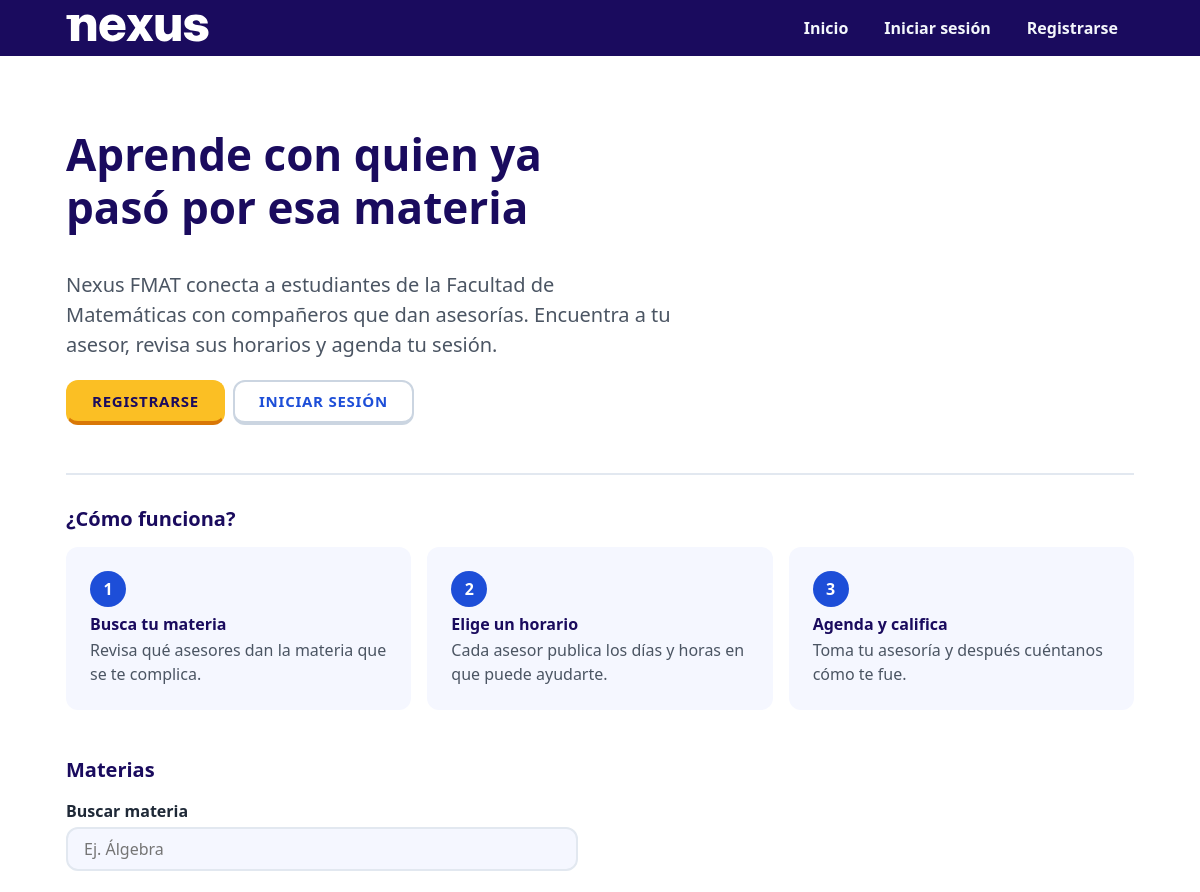
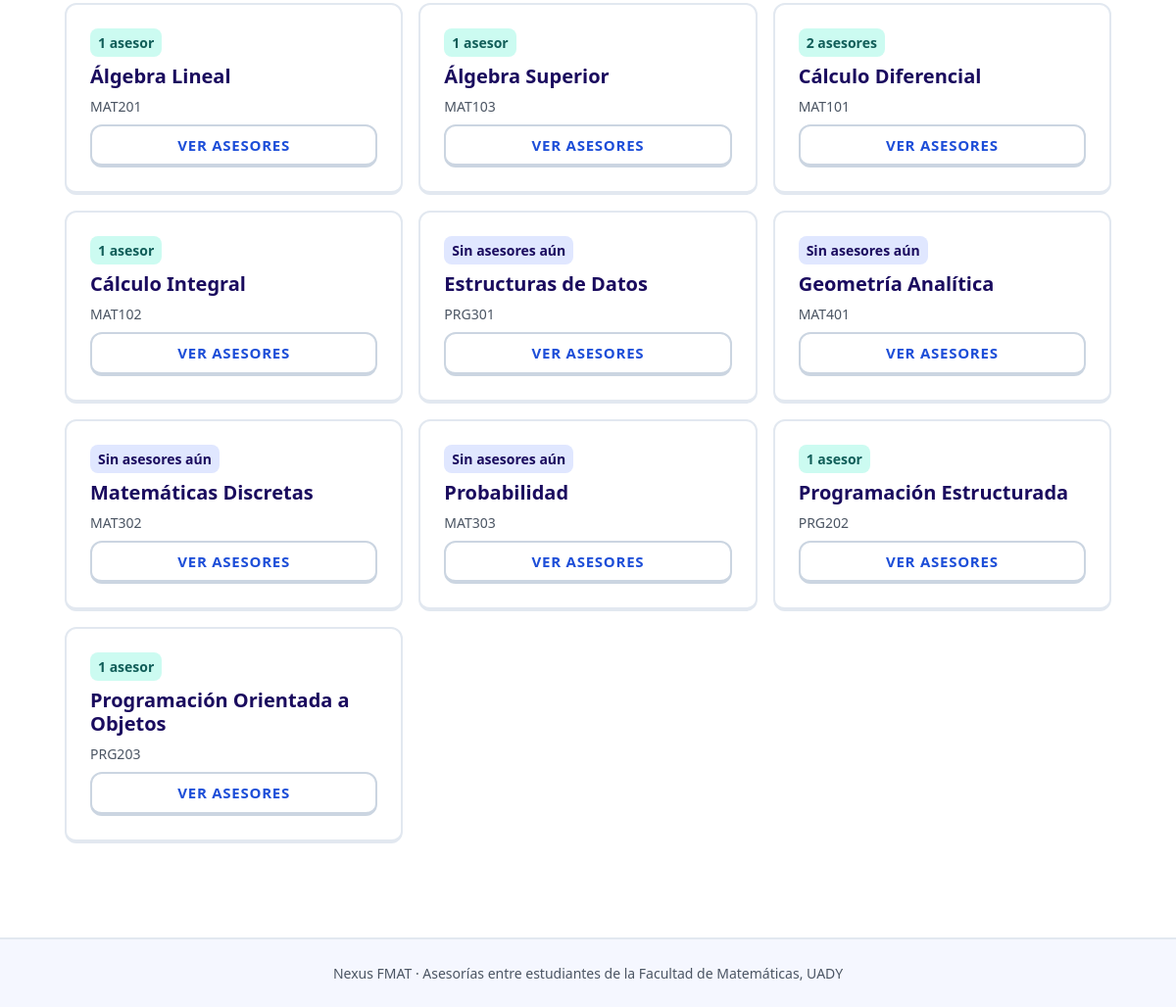
The page / on the database its author committed (2 pictures, top to bottom).
### tables this page shows
CREATE TABLE materias (
  id INT UNSIGNED NOT NULL AUTO_INCREMENT,
  clave VARCHAR(50) NOT NULL,
  nombre VARCHAR(100) NOT NULL,
  activa TINYINT(1) NOT NULL DEFAULT 1,
  PRIMARY KEY (id),
  UNIQUE KEY uq_materias_clave (clave)
);

### public/index.php (called while the page is built, shortened)
<?php
vista('index', [
    'titulo' => 'Inicio',
    'usuario' => usuarioActual(),
    'materias' => Materia::conNumeroAsesores(),
]);

### app/includes/db.php (called while the page is built, shortened)
<?php
function db(): PDO
{
    static $pdo = null;
    try {
        $pdo = new PDO(
            'mysql:host=' . DB_HOST . ';dbname=' . DB_NAME . ';charset=utf8mb4',
            DB_USER,
            DB_PASS,
            [
                PDO::ATTR_ERRMODE => PDO::ERRMODE_EXCEPTION,
                PDO::ATTR_DEFAULT_FETCH_MODE => PDO::FETCH_ASSOC,
                PDO::ATTR_EMULATE_PREPARES => false,
            ]
        );
    } catch (PDOException $ex) {
        error_log('Nexus FMAT · error de conexión a la BD: ' . $ex->getMessage());
        abortar(500, 'No se pudo conectar con la base de datos. Intenta más tarde.');
    }
    return $pdo;
}

### app/models/Materia.php (called while the page is built, shortened)
<?php
class Materia
{
    public static function conNumeroAsesores(): array
    {
        $stmt = db()->query(
            'SELECT m.id, m.clave, m.nombre, COUNT(u.id) AS cantidad_asesores
               FROM materias m
               LEFT JOIN asesor_materia am ON am.materia_id = m.id
               LEFT JOIN usuarios u ON u.id = am.asesor_id AND u.activo = 1
              WHERE m.activa = 1
              GROUP BY m.id, m.clave, m.nombre
              ORDER BY m.nombre'
        );
        return $stmt->fetchAll();
    }
}

### app/views/index.php (the view, shortened to what this page needs)
<section class="portada">
    <h1 class="portada-titulo">Aprende con quien ya pasó por esa materia</h1>
    <p class="portada-texto">
        Nexus FMAT conecta a estudiantes de la Facultad de Matemáticas con compañeros
        que dan asesorías. Encuentra a tu asesor, revisa sus horarios y agenda tu sesión.
    </p>
    <div class="acciones">
        <?php if ($usuario === null): ?>
            <a class="boton boton-destacado" href="<?= e(url('registro.php')) ?>">Registrarse</a>
            <a class="boton boton-secundario" href="<?= e(url('login.php')) ?>">Iniciar sesión</a>
        <?php else: ?>
            <a class="boton boton-destacado" href="<?= e(url('panel.php')) ?>">Ir al panel</a>
        <?php endif; ?>
    </div>
</section>
<section class="seccion" aria-labelledby="titulo-pasos">
    <h2 id="titulo-pasos">¿Cómo funciona?</h2>
    <ol class="pasos">
        <li class="paso">
            <span class="paso-numero" aria-hidden="true">1</span>
            <h3 class="paso-titulo">Busca tu materia</h3>
            <p class="texto-suave">Revisa qué asesores dan la materia que se te complica.</p>
        </li>
        <li class="paso">
            <span class="paso-numero" aria-hidden="true">2</span>
            <h3 class="paso-titulo">Elige un horario</h3>
            <p class="texto-suave">Cada asesor publica los días y horas en que puede ayudarte.</p>
        </li>
        <li class="paso">
            <span class="paso-numero" aria-hidden="true">3</span>
            <h3 class="paso-titulo">Agenda y califica</h3>
            <p class="texto-suave">Toma tu asesoría y después cuéntanos cómo te fue.</p>
        </li>
    </ol>
</section>
<section class="seccion" aria-labelledby="titulo-materias">
    <h2 id="titulo-materias">Materias</h2>
    <div class="campo buscador">
        <label for="filtro-materias">Buscar materia</label>
        <input id="filtro-materias" type="search" placeholder="Ej. Álgebra" autocomplete="off" data-filtro-materias>
    </div>
    <?php if ($materias === []): ?>
        <div class="alerta alerta-info" role="status">Todavía no hay materias registradas.</div>
    <?php else: ?>
        <div class="rejilla-tarjetas">
            <?php foreach ($materias as $materia): ?>
                <article class="tarjeta" data-tarjeta-materia data-nombre="<?= e($materia['nombre']) ?>">
                    <?php if ((int) $materia['cantidad_asesores'] === 0): ?>
                        <span class="etiqueta etiqueta-neutra">Sin asesores aún</span>
                    <?php else: ?>
                        <span class="etiqueta">
                            <?= e($materia['cantidad_asesores']) ?> <?= (int) $materia['cantidad_asesores'] === 1 ? 'asesor' : 'asesores' ?>
                        </span>
                    <?php endif; ?>
                    <h3 class="tarjeta-titulo"><?= e($materia['nombre']) ?></h3>
                    <p class="texto-suave tarjeta-clave"><?= e($materia['clave']) ?></p>
                    <a class="boton boton-secundario" href="<?= e(url('materia.php?id=' . $materia['id'])) ?>">Ver asesores</a>
                </article>
            <?php endforeach; ?>
        </div>
    <?php endif; ?>
</section>

### app/includes/helpers.php (shortened to what this page needs)
<?php
function e(string|int|float|null $valor): string
{
    return htmlspecialchars((string) $valor, ENT_QUOTES | ENT_SUBSTITUTE, 'UTF-8');
}
function url(string $ruta = ''): string
{
    return BASE_URL . '/' . ltrim($ruta, '/');
}
function usuarioActual(): ?array
{
    return $_SESSION['usuario'] ?? null;
}
function vista(string $nombreVista, array $datos = []): void
{
    extract($datos, EXTR_SKIP);
    if (is_file(RUTA_VISTAS . 'layouts/header.php')) {
        require RUTA_VISTAS . 'layouts/header.php';
    }
    require RUTA_VISTAS . $nombreVista . '.php';
    if (is_file(RUTA_VISTAS . 'layouts/footer.php')) {
        require RUTA_VISTAS . 'layouts/footer.php';
    }
}

### app/views/layouts/header.php (shortened to what this page needs)
<!doctype html>
<html lang="es">
<head>
    <link rel="stylesheet" href="<?= e(url('assets/css/app.css')) ?>">
</head>
<body>
    <header class="encabezado">
        <div class="contenedor">
            <a class="marca" href="<?= e(url()) ?>">
                <img src="<?= e(url('assets/img/logo.svg')) ?>" alt="Nexus FMAT, ir al inicio">
            </a>
            <nav class="nav-escritorio" aria-label="Navegación principal">
                <?php require __DIR__ . '/nav.php'; ?>
            </nav>
                    <?php require __DIR__ . '/nav.php'; ?>
        </div>
    </header>
    <main class="contenido">
        <div class="contenedor">

### app/views/layouts/nav.php (shortened to what this page needs)
<?php
$usuarioNav = usuarioActual();
?>
<ul class="lista-nav">
    <li><a href="<?= e(url()) ?>">Inicio</a></li>
    <?php if ($usuarioNav === null): ?>
        <li><a href="<?= e(url('login.php')) ?>">Iniciar sesión</a></li>
        <li><a href="<?= e(url('registro.php')) ?>">Registrarse</a></li>
    <?php endif; ?>
</ul>

### app/views/layouts/footer.php (shortened to what this page needs)
        </div>
    </main>
    <footer class="pie">
        <div class="contenedor">
            <p>Nexus FMAT · Asesorías entre estudiantes de la Facultad de Matemáticas, UADY</p>
        </div>
    </footer>
</body>
</html>

### rows shown on the page
materias: cantidad_asesores "1", nombre "Álgebra Lineal", clave "MAT201"
materias: cantidad_asesores "1", nombre "Álgebra Superior", clave "MAT103"
materias: cantidad_asesores "2", nombre "Cálculo Diferencial", clave "MAT101"
materias: cantidad_asesores "1", nombre "Cálculo Integral", clave "MAT102"
materias: shows "Sin asesores aún", nombre "Estructuras de Datos", clave "PRG301"
materias: shows "Sin asesores aún", nombre "Geometría Analítica", clave "MAT401"
materias: shows "Sin asesores aún", nombre "Matemáticas Discretas", clave "MAT302"
materias: shows "Sin asesores aún", nombre "Probabilidad", clave "MAT303"
materias: cantidad_asesores "1", nombre "Programación Estructurada", clave "PRG202"
materias: cantidad_asesores "1", nombre "Programación Orientada a Objetos", clave "PRG203"
